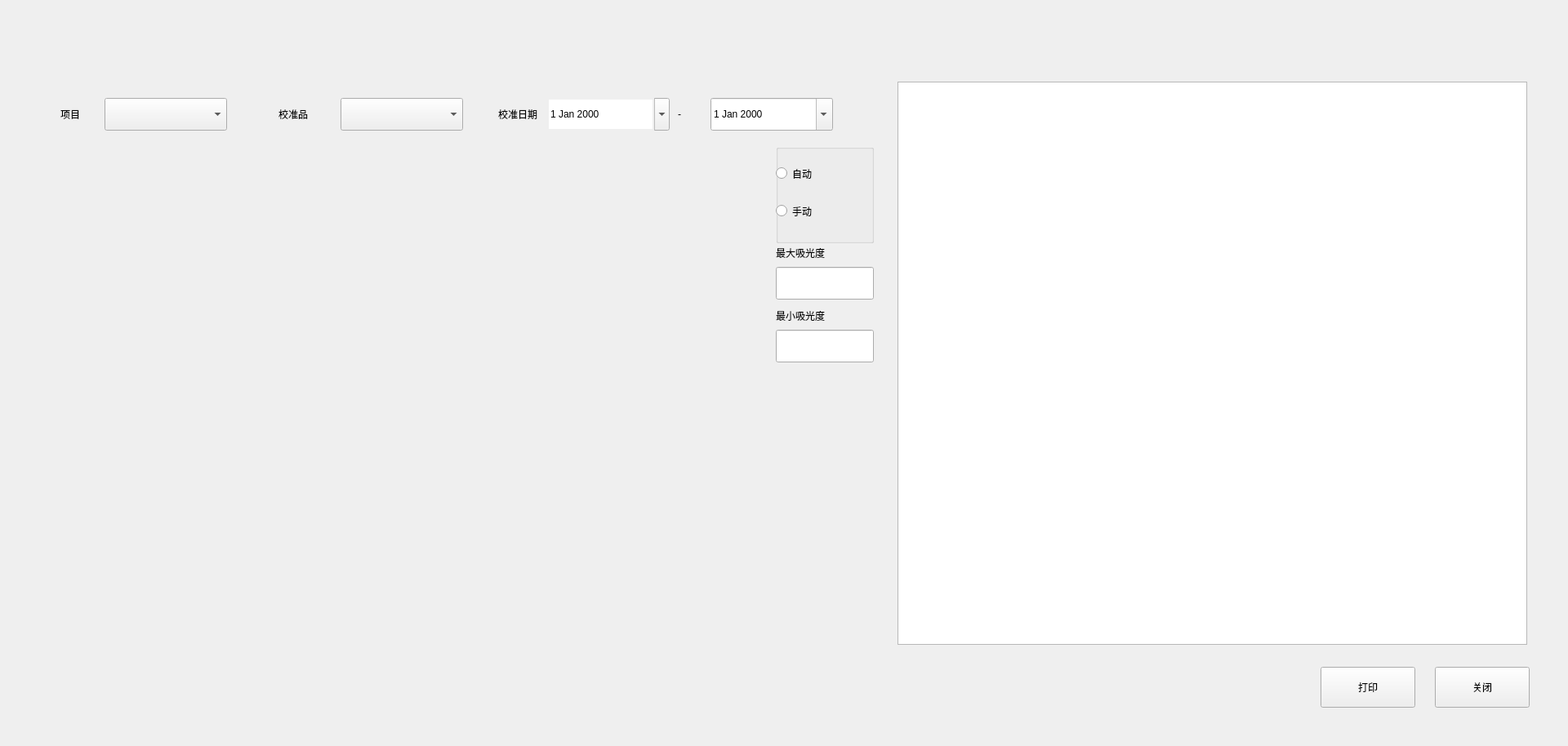
<?xml version="1.0" encoding="UTF-8"?>
<ui version="4.0">
 <class>QCalibrateTrack</class>
 <widget class="QWidget" name="QCalibrateTrack">
  <property name="geometry">
   <rect>
    <x>0</x>
    <y>0</y>
    <width>1920</width>
    <height>914</height>
   </rect>
  </property>
  <property name="windowTitle">
   <string notr="true">QCalibrateTrack</string>
  </property>
  <widget class="QComboBox" name="calibrate_comboBox">
   <property name="geometry">
    <rect>
     <x>417</x>
     <y>120</y>
     <width>150</width>
     <height>40</height>
    </rect>
   </property>
  </widget>
  <widget class="QComboBox" name="project_comboBox">
   <property name="geometry">
    <rect>
     <x>128</x>
     <y>120</y>
     <width>150</width>
     <height>40</height>
    </rect>
   </property>
  </widget>
  <widget class="CScatterPlotClass" name="TracckCurve" native="true">
   <property name="geometry">
    <rect>
     <x>56</x>
     <y>179</y>
     <width>1034</width>
     <height>606</height>
    </rect>
   </property>
   <property name="styleSheet">
    <string notr="true"/>
   </property>
  </widget>
  <widget class="QTableView" name="tableView">
   <property name="geometry">
    <rect>
     <x>1099</x>
     <y>100</y>
     <width>771</width>
     <height>690</height>
    </rect>
   </property>
   <property name="showGrid">
    <bool>false</bool>
   </property>
   <attribute name="horizontalHeaderHighlightSections">
    <bool>false</bool>
   </attribute>
   <attribute name="horizontalHeaderStretchLastSection">
    <bool>true</bool>
   </attribute>
   <attribute name="verticalHeaderVisible">
    <bool>false</bool>
   </attribute>
   <attribute name="verticalHeaderDefaultSectionSize">
    <number>45</number>
   </attribute>
  </widget>
  <widget class="QPushButton" name="close_btn">
   <property name="geometry">
    <rect>
     <x>1757</x>
     <y>817</y>
     <width>116</width>
     <height>50</height>
    </rect>
   </property>
   <property name="text">
    <string>关闭</string>
   </property>
   <property name="buttons" stdset="0">
    <string notr="true">btn_dlg</string>
   </property>
  </widget>
  <widget class="QPushButton" name="pushButton_3">
   <property name="geometry">
    <rect>
     <x>1617</x>
     <y>817</y>
     <width>116</width>
     <height>50</height>
    </rect>
   </property>
   <property name="text">
    <string>打印</string>
   </property>
   <property name="buttons" stdset="0">
    <string notr="true">btn_dlg</string>
   </property>
  </widget>
  <widget class="QGroupBox" name="groupBox">
   <property name="geometry">
    <rect>
     <x>950</x>
     <y>177</y>
     <width>120</width>
     <height>121</height>
    </rect>
   </property>
   <property name="title">
    <string/>
   </property>
   <widget class="QRadioButton" name="Auto_Button">
    <property name="geometry">
     <rect>
      <x>0</x>
      <y>20</y>
      <width>89</width>
      <height>31</height>
     </rect>
    </property>
    <property name="text">
     <string>自动</string>
    </property>
   </widget>
   <widget class="QRadioButton" name="Manual_Button">
    <property name="geometry">
     <rect>
      <x>0</x>
      <y>66</y>
      <width>89</width>
      <height>31</height>
     </rect>
    </property>
    <property name="text">
     <string>手动</string>
    </property>
   </widget>
  </widget>
  <widget class="QLineEdit" name="maxy_Edit">
   <property name="geometry">
    <rect>
     <x>950</x>
     <y>327</y>
     <width>120</width>
     <height>40</height>
    </rect>
   </property>
  </widget>
  <widget class="QLineEdit" name="miny_Edit">
   <property name="geometry">
    <rect>
     <x>950</x>
     <y>404</y>
     <width>120</width>
     <height>40</height>
    </rect>
   </property>
  </widget>
  <widget class="QDateEdit" name="Start_Edit">
   <property name="geometry">
    <rect>
     <x>670</x>
     <y>120</y>
     <width>150</width>
     <height>40</height>
    </rect>
   </property>
   <property name="frame">
    <bool>false</bool>
   </property>
   <property name="calendarPopup">
    <bool>true</bool>
   </property>
  </widget>
  <widget class="QDateEdit" name="End_Edit">
   <property name="geometry">
    <rect>
     <x>870</x>
     <y>120</y>
     <width>150</width>
     <height>40</height>
    </rect>
   </property>
   <property name="calendarPopup">
    <bool>true</bool>
   </property>
  </widget>
  <widget class="QLabel" name="label">
   <property name="geometry">
    <rect>
     <x>50</x>
     <y>100</y>
     <width>1045</width>
     <height>690</height>
    </rect>
   </property>
   <property name="text">
    <string/>
   </property>
   <property name="borders" stdset="0">
    <string notr="true">page_block</string>
   </property>
  </widget>
  <widget class="QFrame" name="line_h_2">
   <property name="geometry">
    <rect>
     <x>1099</x>
     <y>789</y>
     <width>771</width>
     <height>1</height>
    </rect>
   </property>
   <property name="frameShape">
    <enum>QFrame::StyledPanel</enum>
   </property>
   <property name="frameShadow">
    <enum>QFrame::Raised</enum>
   </property>
   <property name="lines" stdset="0">
    <string notr="true">solid</string>
   </property>
  </widget>
  <widget class="QFrame" name="line_v">
   <property name="geometry">
    <rect>
     <x>1099</x>
     <y>100</y>
     <width>1</width>
     <height>689</height>
    </rect>
   </property>
   <property name="frameShape">
    <enum>QFrame::StyledPanel</enum>
   </property>
   <property name="frameShadow">
    <enum>QFrame::Raised</enum>
   </property>
   <property name="lines" stdset="0">
    <string notr="true">solid</string>
   </property>
  </widget>
  <widget class="QFrame" name="line_v_2">
   <property name="geometry">
    <rect>
     <x>1869</x>
     <y>100</y>
     <width>1</width>
     <height>689</height>
    </rect>
   </property>
   <property name="frameShape">
    <enum>QFrame::StyledPanel</enum>
   </property>
   <property name="frameShadow">
    <enum>QFrame::Raised</enum>
   </property>
   <property name="lines" stdset="0">
    <string notr="true">solid</string>
   </property>
  </widget>
  <widget class="QFrame" name="line_h">
   <property name="geometry">
    <rect>
     <x>1099</x>
     <y>100</y>
     <width>771</width>
     <height>1</height>
    </rect>
   </property>
   <property name="frameShape">
    <enum>QFrame::StyledPanel</enum>
   </property>
   <property name="frameShadow">
    <enum>QFrame::Raised</enum>
   </property>
   <property name="lines" stdset="0">
    <string notr="true">solid</string>
   </property>
  </widget>
  <widget class="QLabel" name="label_2">
   <property name="geometry">
    <rect>
     <x>55</x>
     <y>105</y>
     <width>1035</width>
     <height>70</height>
    </rect>
   </property>
   <property name="text">
    <string/>
   </property>
   <property name="bks" stdset="0">
    <string notr="true">gray</string>
   </property>
  </widget>
  <widget class="QLabel" name="label_4">
   <property name="geometry">
    <rect>
     <x>950</x>
     <y>367</y>
     <width>120</width>
     <height>40</height>
    </rect>
   </property>
   <property name="text">
    <string>最小吸光度</string>
   </property>
   <property name="fonts" stdset="0">
    <string notr="true">16</string>
   </property>
   <property name="colors" stdset="0">
    <string notr="true">disabled</string>
   </property>
  </widget>
  <widget class="QLabel" name="label_3">
   <property name="geometry">
    <rect>
     <x>950</x>
     <y>290</y>
     <width>120</width>
     <height>40</height>
    </rect>
   </property>
   <property name="text">
    <string>最大吸光度</string>
   </property>
   <property name="fonts" stdset="0">
    <string notr="true">16</string>
   </property>
  </widget>
  <widget class="QLabel" name="label_5">
   <property name="geometry">
    <rect>
     <x>74</x>
     <y>120</y>
     <width>60</width>
     <height>40</height>
    </rect>
   </property>
   <property name="text">
    <string>项目</string>
   </property>
  </widget>
  <widget class="QLabel" name="label_6">
   <property name="geometry">
    <rect>
     <x>341</x>
     <y>120</y>
     <width>60</width>
     <height>40</height>
    </rect>
   </property>
   <property name="text">
    <string>校准品</string>
   </property>
  </widget>
  <widget class="QLabel" name="label_7">
   <property name="geometry">
    <rect>
     <x>610</x>
     <y>120</y>
     <width>54</width>
     <height>40</height>
    </rect>
   </property>
   <property name="text">
    <string>校准日期</string>
   </property>
  </widget>
  <widget class="QLabel" name="label_8">
   <property name="geometry">
    <rect>
     <x>830</x>
     <y>120</y>
     <width>20</width>
     <height>40</height>
    </rect>
   </property>
   <property name="text">
    <string>-</string>
   </property>
  </widget>
  <zorder>label</zorder>
  <zorder>label_2</zorder>
  <zorder>calibrate_comboBox</zorder>
  <zorder>project_comboBox</zorder>
  <zorder>TracckCurve</zorder>
  <zorder>tableView</zorder>
  <zorder>close_btn</zorder>
  <zorder>pushButton_3</zorder>
  <zorder>Start_Edit</zorder>
  <zorder>End_Edit</zorder>
  <zorder>groupBox</zorder>
  <zorder>maxy_Edit</zorder>
  <zorder>miny_Edit</zorder>
  <zorder>line_h_2</zorder>
  <zorder>line_v</zorder>
  <zorder>line_v_2</zorder>
  <zorder>line_h</zorder>
  <zorder>label_4</zorder>
  <zorder>label_3</zorder>
  <zorder>label_5</zorder>
  <zorder>label_6</zorder>
  <zorder>label_7</zorder>
  <zorder>label_8</zorder>
 </widget>
 <layoutdefault spacing="6" margin="11"/>
 <customwidgets>
  <customwidget>
   <class>CScatterPlotClass</class>
   <extends>QWidget</extends>
   <header>src/leonis/curveDraw/ScatterPlotClass.h</header>
   <container>1</container>
  </customwidget>
 </customwidgets>
 <resources/>
 <connections/>
</ui>
